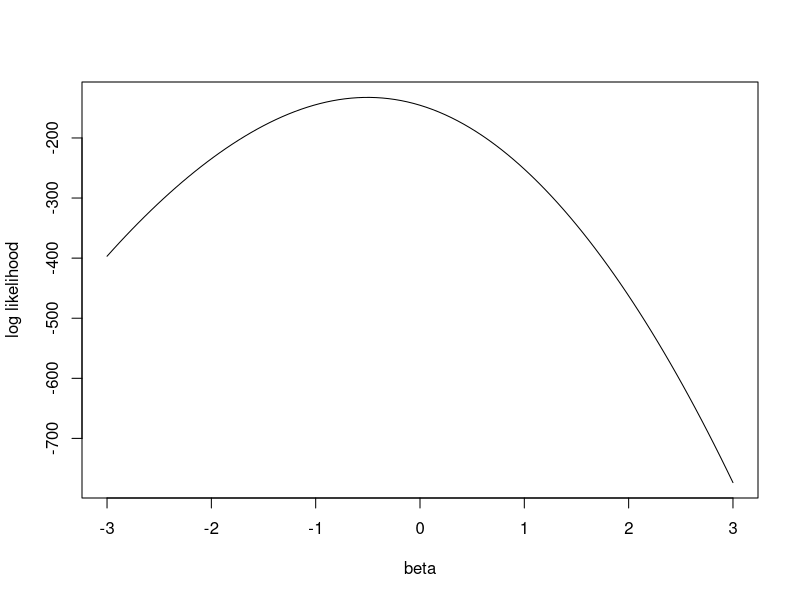
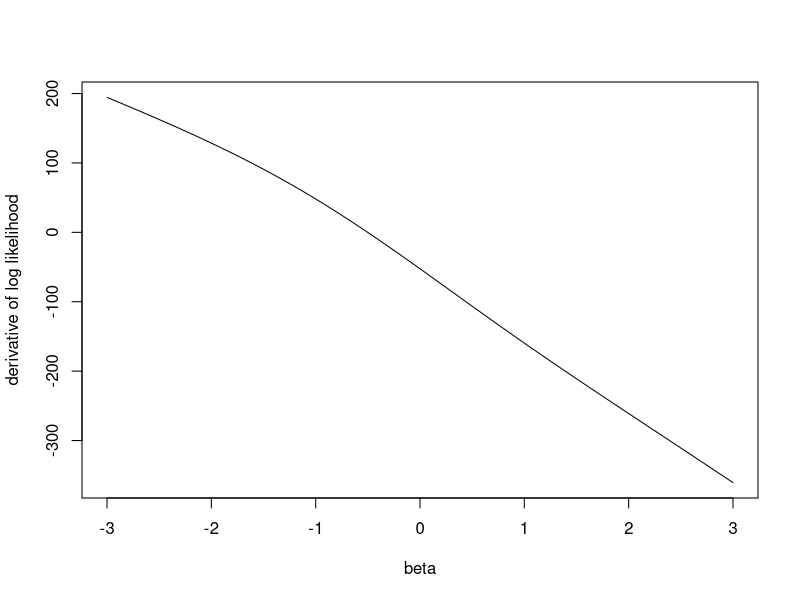
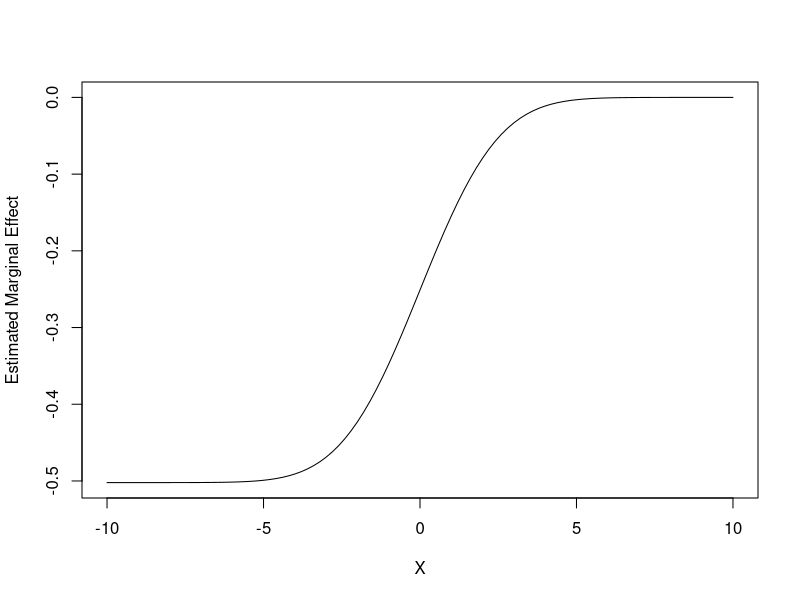

These figures' R source, in order:
## ---- chunk 1
#install.packages("AER")
library(AER)
data(TravelMode)
data <- TravelMode
## ---- chunk 2
library(tidyverse)
Y <- data%>%select(mode,choice)%>%
  filter(mode=='air')%>%
  mutate(Y =case_when(choice == 'yes'~1, 
                      choice == 'no'~0))
Y <- as.vector(Y$Y)

head(Y)
## ---- chunk 3
X <- data%>%select(mode,vcost)%>%
  filter(mode=='air')%>%
  mutate(X =vcost/100)
X <- as.vector(X$X)

head(X)
## ---- chunk 4
#library(stats)
loglik <- function(beta){
  #cdf
  phi <- pnorm(X*beta)
  loglik = (t(Y)%*%log(phi)+t(1-Y)%*%log(1-phi))
  return(loglik) 
}

foc <- function(beta){
  phi <- pnorm(X*beta)
  foc <- t(dnorm(X*beta)*(Y-phi)*X)%*%(1/(phi*(1-phi)))
  return(foc)
}

soc <- function(beta){
  
  phi <- pnorm(X*beta)
  A <- ((Y*(dnorm(beta*X)+beta*X*phi))/(phi^2)
        +(1-Y)*(dnorm(beta*X)-beta*X*(1-phi)))
  B <- dnorm(X*beta)*(X^2)
  soc <- -t(A)%*%B
  return(soc)
}

## ---- chunk 5
curve(Vectorize(loglik)(x), -3, 3, xlab = 'beta',ylab='log likelihood')
curve(Vectorize(foc)(x), -3, 3, xlab = 'beta',ylab='derivative of log likelihood')
## ---- chunk 6
diff <- 1
beta0 <- 1
betas <- c()
betas <- rbind(betas,beta0)
while(diff>0.00001){
  beta_prev = betas[nrow(betas),1]
  beta_new <- beta_prev - foc(beta_prev)/soc(beta_prev)
  betas <- rbind(betas,beta_new)
  diff <- abs(beta_new-beta_prev)
  print(beta_new)
}

beta_mle <- betas[nrow(betas),1]
beta_mle

## ---- chunk 7
ME <- function(X){pnorm(X*beta_mle)*beta_mle}
curve(Vectorize(ME)(x), -10,10, xlab = 'X',ylab='Estimated Marginal Effect')
